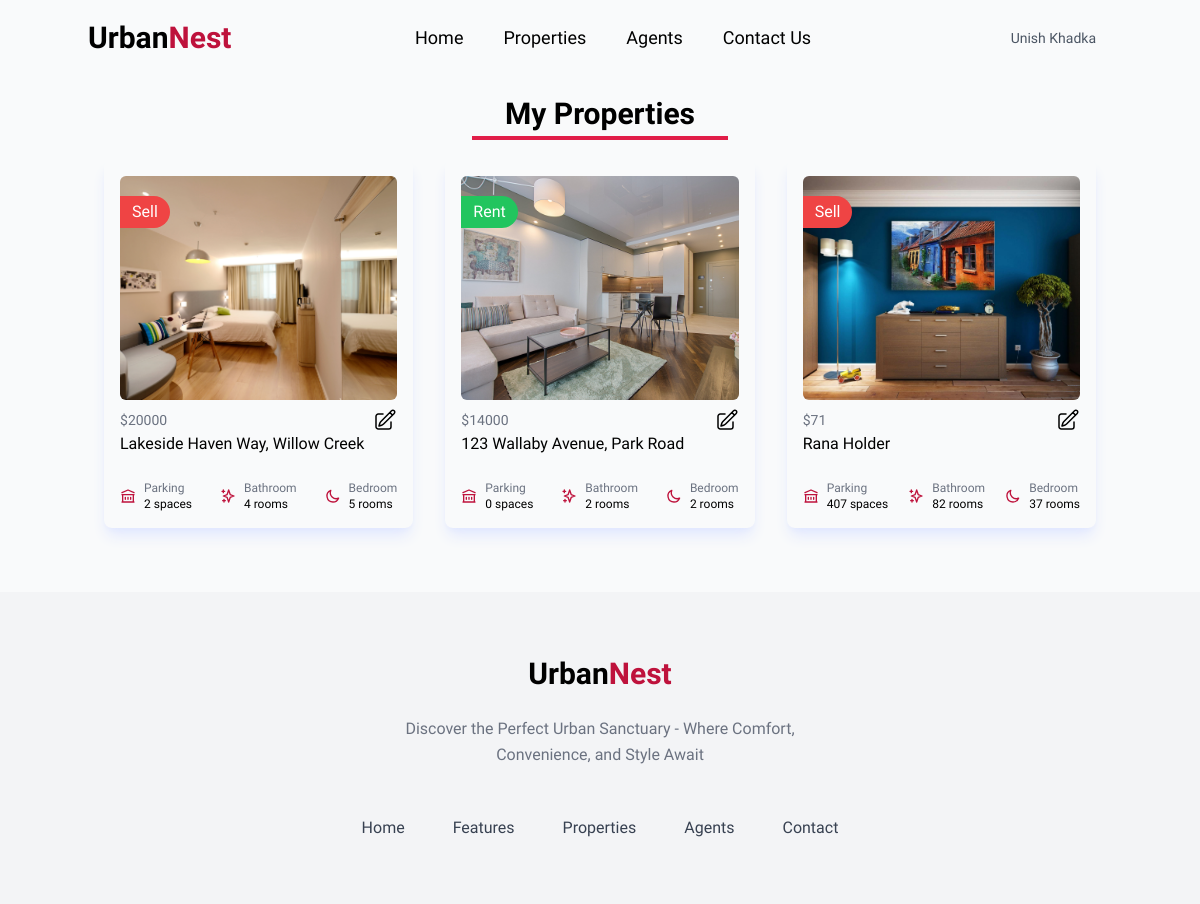
/my-properties/ (signed in), run on the app's committed database.
### users/models.py (models this page shows, shortened)
class CustomUser(AbstractBaseUser, PermissionsMixin):
    id = models.CharField(
        _("ID"), primary_key=True, max_length=22, default=shortuuid.uuid, editable=False
    )
    email = models.EmailField(_("Email Address"), unique=True)
    full_name = models.CharField(_("Full Name"), max_length=100)
    phone = models.CharField(_("Phone Number"), max_length=15, null=True, blank=True)
    profile_image = models.ImageField(
        _("Profile Image"),
        upload_to="profile/",
        default="profile/default.png",
        null=True,
        blank=True,
    )
    is_active = models.BooleanField(_("Is Active"), default=True)
    is_staff = models.BooleanField(_("Is Staff"), default=False)
    is_agent = models.BooleanField(_("Is Agent"), default=False)
    date_joined = models.DateTimeField(_("Date Joined"), default=timezone.now)
    objects = CustomUserManager()
    USERNAME_FIELD = "email"
    REQUIRED_FIELDS = ["full_name"]
    class Meta:
        verbose_name = _("User")
        verbose_name_plural = _("Users")
        ordering = ["-date_joined"]

### spacenest/models.py (models this page shows, shortened)
class Property(models.Model):
    PROVINCE_CHOICES = [
        ("koshi", _("Koshi Province")),
        ("madhesh", _("Madhesh Province")),
        ("bagmati", _("Bagmati Province")),
        ("gandaki", _("Gandaki Province")),
        ("lumbini", _("Lumbini Province")),
        ("karnali", _("Karnali Province")),
        ("sudurpashchim", _("Sudurpashchim Province")),
    ]
    LISTING_TYPE_CHOICES = [
        ("sell", _("Sell")),
        ("rent", _("Rent")),
    ]
    id = models.CharField(
        _("ID"), primary_key=True, max_length=22, default=shortuuid.uuid, editable=False
    )
    name = models.CharField(_("Property Name"), max_length=200)
    location = models.CharField(_("Location"), max_length=200)
    province = models.CharField(_("Province"), max_length=200, choices=PROVINCE_CHOICES)
    listing_type = models.CharField(
        _("Listing Type"), max_length=20, choices=LISTING_TYPE_CHOICES
    )
    description = CKEditor5Field("Text", config_name="extends")
    price = models.PositiveIntegerField(_("Price"))
    property_image = models.ImageField(
        _("Property Image"),
        upload_to="property/",
        default="property/default.jpg",
        null=True,
        blank=True,
    )
    owner = models.ForeignKey(User, on_delete=models.CASCADE, verbose_name=_("Owner"))
    parking = models.PositiveIntegerField(_("Parking Space"), default=0)
    bathroom = models.PositiveIntegerField(_("Bathroom"), default=0)
    bedroom = models.PositiveIntegerField(_("Bedroom"), default=0)
    class Meta:
        verbose_name_plural = "Properties"

### spacenest/views.py (the view)
# urls.py: path("my-properties/", my_properties, name="my_properties"),
def my_properties(request):
    properties=Property.objects.filter(owner=request.user)
    context = {'properties':properties}
    return render(request, "spacenest/my_properties.html", context)

### spacenest/templates/spacenest/my_properties.html (shortened to what this page needs)
{% extends "main.html" %} {% block content %} {% load static %}
<section class="container mx-auto mt-5 mb-16">
    <div class="flex flex-col items-center m-5 space-y-1">
        <h1 class="text-center text-3xl font-semibold">My Properties</h1>
        <p class="h-1 w-64 bg-rose-600"></span>
      </div>
  <div class="grid lg:grid-cols-3 gap-8 px-4 my-5">
    {% for property in properties %}
    <div class="block rounded-lg p-4 shadow-lg shadow-indigo-100 overflow-hidden relative">
      <span class="px-3 absolute mt-5 text-white rounded-r-full py-1 {% if property.listing_type == 'sell' %}bg-red-500{% else %}bg-green-500{% endif %} capitalize">{{property.listing_type}}</span>
      <a href="{% url 'property' property.id %}">
      <img alt="" src="{{property.property_image.url}}" class="h-56 w-full rounded-md object-cover" />
      </a>
      <div class="mt-2">
        <dl>
          <div class="flex items-center justify-between">
            <dd class="text-sm text-gray-500">${{property.price}}</dd>
            <div>
              <a href="{% url "edit_property" property.id %}">
              </a>
              </div>
          </div>
          <div>
            <a href="{% url 'property' property.id %}">
            <dd class="font-medium">{{property.name}}</dd>
            </a>
          </div>
        </dl>
        <div class="mt-6 flex items-center justify-between text-xs">
          <div class="sm:inline-flex sm:shrink-0 sm:items-center sm:gap-2">
            <svg class="size-4 text-rose-700" xmlns="http://www.w3.org/2000/svg" fill="none" viewBox="0 0 24 24"
              stroke="currentColor">
              <path stroke-linecap="round" stroke-linejoin="round" stroke-width="2"
                d="M8 14v3m4-3v3m4-3v3M3 21h18M3 10h18M3 7l9-4 9 4M4 10h16v11H4V10z" />
            </svg>
            <div class="mt-1.5 sm:mt-0">
              <p class="text-gray-500">Parking</p>
              <p class="font-medium">{{property.parking}} spaces</p>
            </div>
          </div>
          <div class="sm:inline-flex sm:shrink-0 sm:items-center sm:gap-2">
            <svg class="size-4 text-rose-700" xmlns="http://www.w3.org/2000/svg" fill="none" viewBox="0 0 24 24"
              stroke="currentColor">
              <path stroke-linecap="round" stroke-linejoin="round" stroke-width="2"
                d="M5 3v4M3 5h4M6 17v4m-2-2h4m5-16l2.286 6.857L21 12l-5.714 2.143L13 21l-2.286-6.857L5 12l5.714-2.143L13 3z" />
            </svg>
            <div class="mt-1.5 sm:mt-0">
              <p class="text-gray-500">Bathroom</p>
              <p class="font-medium">{{property.bathroom}} rooms</p>
            </div>
          </div>
          <div class="sm:inline-flex sm:shrink-0 sm:items-center sm:gap-2">
            <svg class="size-4 text-rose-700" xmlns="http://www.w3.org/2000/svg" fill="none" viewBox="0 0 24 24"
              stroke="currentColor">
              <path stroke-linecap="round" stroke-linejoin="round" stroke-width="2"
                d="M20.354 15.354A9 9 0 018.646 3.646 9.003 9.003 0 0012 21a9.003 9.003 0 008.354-5.646z" />
            </svg>
            <div class="mt-1.5 sm:mt-0">
              <p class="text-gray-500">Bedroom</p>
              <p class="font-medium">{{property.bedroom}} rooms</p>
            </div>
          </div>
        </div>
      </div>
    </div>
    {% endfor %}
  </div>
</section>
{% endblock content %}

### templates/navbar.html (shortened to what this page needs)
<nav class="container mx-auto flex items-center justify-between py-5">
  <div class="text-3xl font-bold cursor-pointer"><a href="{% url 'index' %}">Urban<span class="text-rose-700 ">Nest</span></a></div>
  <div>
    <ul class="flex items-center text-lg gap-10">
      <li>
        <a href="{% url 'index' %}" class="cursor-pointer">Home</a>
      </li>
      <li><a href="{% url 'properties' %}" class="cursor-pointer">Properties</a></li>
      <li><a href="{% url 'agents' %}" class="cursor-pointer">Agents</a></li>
      <li><a href="{% url 'contact' %}" class="cursor-pointer">Contact Us</a></li>
    </ul>
  </div>
  <div class="flex items-center gap-10">
    {% if request.user.is_authenticated %}
    <div class="relative">
        <p
        id="dropdown-toggle"
          class="px-4 py-2 text-sm/none text-gray-600 hover:bg-gray-50 hover:text-gray-700 cursor-pointer"
        >
          {{request.user.full_name}}
    </p>
    </div>
    {% endif %}
  </div>
</nav>

### data on the page
CustomUser: user.full_name "Unish Khadka"
Property: listing_type "Sell", property_image (picture), price "20000", name "Lakeside Haven Way, Willow Creek", parking "2", bathroom "4", bedroom "5"
Property: listing_type "Rent", property_image (picture), price "14000", name "123 Wallaby Avenue, Park Road", parking "0", bathroom "2", bedroom "2"
Property: listing_type "Sell", property_image (picture), price "71", name "Rana Holder", parking "407", bathroom "82", bedroom "37"
